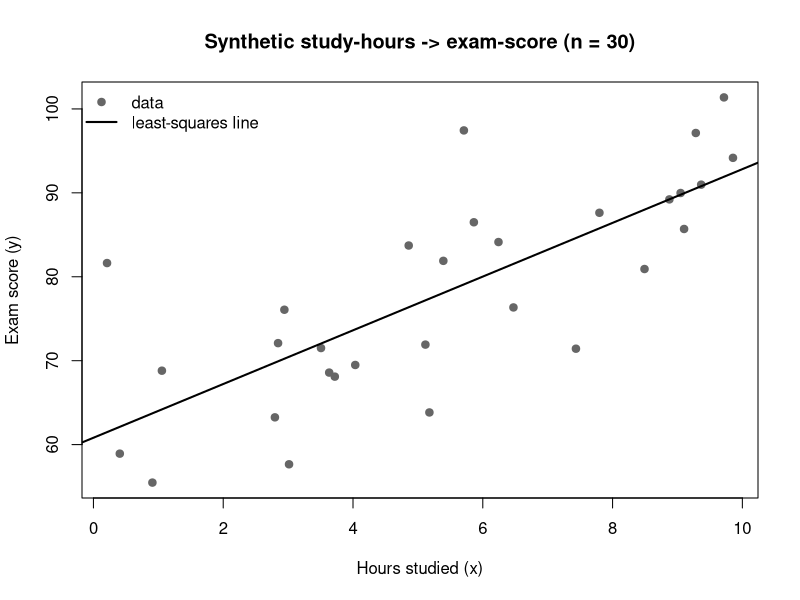

The R source for this figure:
## ---- chunk 1
#| label: fig-regression-fit
#| fig-cap: "Synthetic study-hours vs. exam-score data with the least-squares fit. The Bayesian posterior places a *distribution* over such lines; this single line is its likelihood-dominated center."
#| fig-alt: "Scatterplot of 30 synthetic points, hours studied on the x-axis from about 0 to 10 and exam score on the y-axis from about 45 to 95, with a clear upward trend; a solid straight line is fitted through the cloud showing scores rising with study hours."
set.seed(909)
n  <- 30
x  <- runif(n, 0, 10)                 # hours studied
y  <- 55 + 4 * x + rnorm(n, 0, 8)     # truth: intercept 55, slope 4, noise sd 8
fit <- lm(y ~ x)                      # least-squares line

plot(x, y, pch = 19, col = "grey40",
     xlab = "Hours studied (x)", ylab = "Exam score (y)",
     main = "Synthetic study-hours -> exam-score (n = 30)")
abline(fit, lwd = 2)
legend("topleft", legend = c("data", "least-squares line"),
       pch = c(19, NA), lty = c(NA, 1), lwd = c(NA, 2),
       col = c("grey40", "black"), bty = "n")

round(coef(fit), 2)                   # estimated intercept and slope
